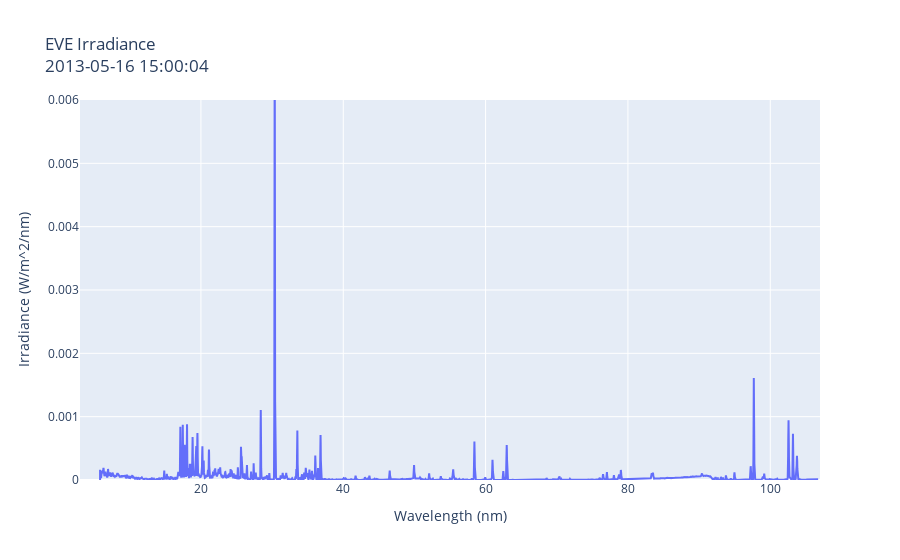

Notebook source saved alongside this figure:
### Code cell
eve_data=scipy.io.readsav(eve_full_files[26354])
wavelength_full

# Extracting the relevant data
a=eve_data['irradiance'][0]
t=time_converter(eve_data['yyyydoy'][0],eve_data['sod_time'][0])


# Creating a figure using Plotly Graph Objects
fig = go.Figure(data=go.Scatter(x=wavelength_full[:],y=a[:], mode='lines'))

fig.update_yaxes(#title_text="Stddev (nm)",
              range=[0, 0.006],
                )
fig.update_layout(title_text="EVE Irradiance"+'<br>'+t.strftime('%Y-%m-%d %H:%M:%S'),
                  xaxis_title="Wavelength (nm)",
                  yaxis_title="Irradiance (W/m^2/nm)",
                  )
# fig.write_html('output/full_band_spectrum/overview1.html')

### Figure 1 — Plotly figure (JSON) as saved in the notebook; plotly's stock layout.template omitted (floating-point values rounded to 4 significant figures; data arrays with more than 128 entries replaced by an {"elided": "..."} marker saying what was removed)
{"data": [{"mode": "lines", "type": "scatter", "x": {"elided": "5200 float values"}, "y": {"elided": "5200 float values"}}], "layout": {"title": {"text": "EVE Irradiance<br>2013-05-16 15:00:04"}, "xaxis": {"title": {"text": "Wavelength (nm)"}}, "yaxis": {"range": [0, 0.006], "title": {"text": "Irradiance (W/m^2/nm)"}}}}
